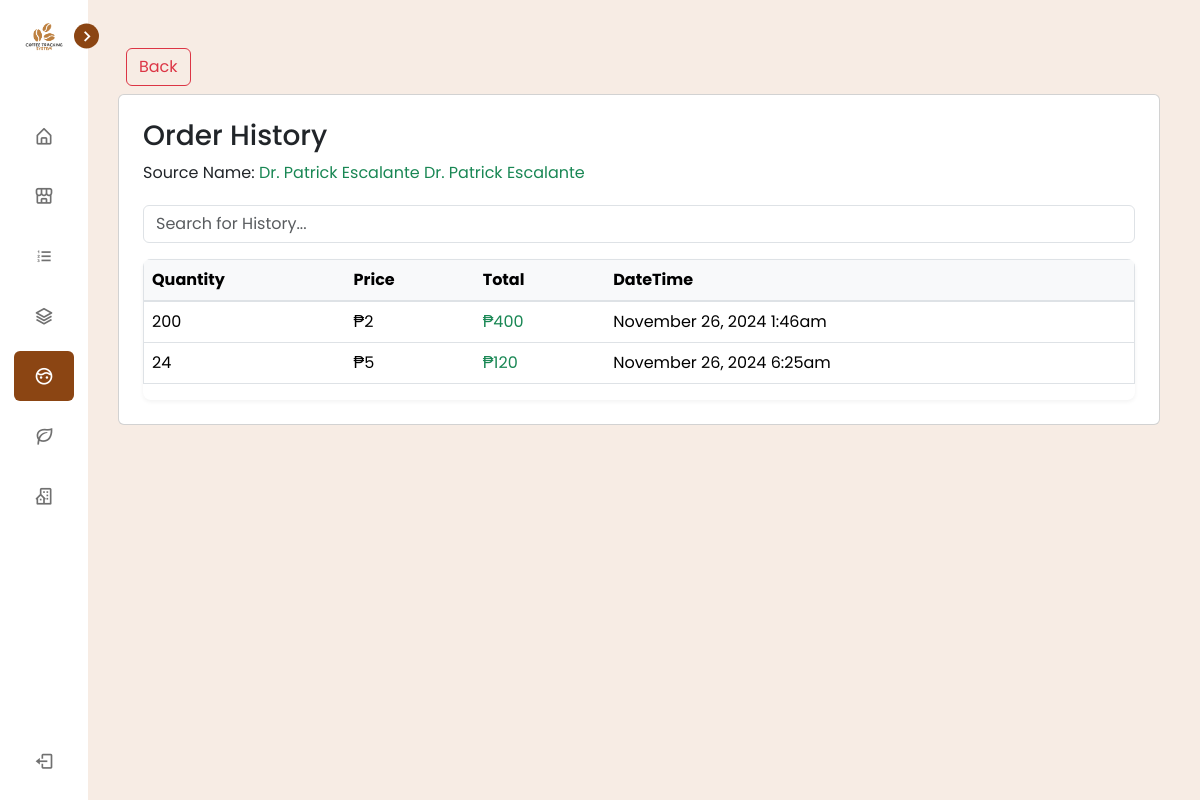
Page /view/pages/plant_source/history.php?sourceID=SRC-F623BA3069 (signed in) on the committed database.
### tables this page shows
CREATE TABLE `tbl_source_account` (
  `id` int(11) NOT NULL,
  `account_id` varchar(255) NOT NULL,
  `source_id` varchar(255) NOT NULL,
  `order_quantity` int(255) NOT NULL,
  `order_price` int(255) NOT NULL,
  `order_total` int(255) NOT NULL,
  `order_datetime` timestamp NOT NULL DEFAULT current_timestamp()
);

CREATE TABLE `tbl_source` (
  `id` int(255) NOT NULL,
  `source_id` varchar(255) DEFAULT NULL,
  `source_fullname` varchar(255) DEFAULT NULL,
  `source_variety` varchar(255) NOT NULL,
  `source_quantity` int(255) NOT NULL,
  `source_contact_number` varchar(255) DEFAULT NULL,
  `source_email` varchar(255) NOT NULL,
  `source_address` varchar(255) DEFAULT NULL,
  `created_date` timestamp(6) NOT NULL DEFAULT current_timestamp(6) ON UPDATE current_timestamp(6)
);

### connection/connection.php (called while the page is built, shortened)
<?php
class config {
    public function __construct(){
        $dsn = "mysql:host=".H.";dbname=".DB;
        $username = U;
        $password = P;
        try {
            $this->pdo = new PDO($dsn, $username, $password);
        } catch (PDOException $e) {
            die("Connection failed: " . $e->getMessage());
        }
    }
}
?>

### controller/PlantSourceController.php (called while the page is built, shortened)
<?php
require_once('../../../services/PlantSourceService.php');
$sourceService = new SourceService();
?>

### services/PlantSourceService.php (called while the page is built, shortened)
<?php
require_once("../../../connection/connection.php");
class SourceService extends config {
    public function getSourceHistory($source_id) {
        try {
            $query = "SELECT
                            sa.source_id,
                            sa.order_quantity,
                            sa.order_price,
                            sa.order_total,
                            sa.order_datetime,
                            s.id,
                            s.source_fullname,
                            s.source_variety,
                            s.source_quantity,
                            s.source_contact_number,
                            s.source_email,
                            s.source_address,
                            s.created_date
                        FROM
                            tbl_source_account sa
                        INNER JOIN
                            tbl_source s
                        ON
                            sa.source_id = s.source_id
                        WHERE
                            sa.source_id = :source_id";
            $stmt = $this->pdo->prepare($query);
            $stmt->bindParam(':source_id', $source_id, PDO::PARAM_STR);
            $stmt->execute();
            $result = $stmt->fetchAll(PDO::FETCH_ASSOC);
            return $result ? $result : [];
        } catch (PDOException $e) {
            error_log("Error fetching source history: " . $e->getMessage());
            return false;
        }
    }
}
?>

### view/pages/plant_source/history.php (the view, shortened to what this page needs)
<?php
  include_once('../../components/header.php');
  include_once('../../../controller/PlantSourceController.php');
if (isset($_GET['sourceID'])) {
    $source_id = $_GET['sourceID'];
    $sourceOrderHistorys = $sourceService->getSourceHistory($source_id);
} else {
    echo "<div class='alert alert-danger'>No ID provided!</div>";
    exit();
}
?>
<div class="p-3">
<a class="btn btn-outline-danger m-2" href="index.php" width="200"> Back </a>
    <div class="card p-4">
    <h3>Order History</h3>
    <div class="mb-1">
        <p>Source Name:
            <span class="text-success">
                <?php if (!empty($sourceOrderHistorys)): ?>
                            <?php foreach ($sourceOrderHistorys as $sourceOrderHistory): ?>
                                <?php echo htmlspecialchars($sourceOrderHistory['source_fullname']); ?>
                            <?php endforeach; ?>
                        <?php else: ?>
                    <tr>
                        <td colspan="5" class="text-center">No Transaction</td>
                    </tr>
                <?php endif; ?>
            </span>
        </p>
    </div>
    <div class="mb-3">
        <input type="text" id="searchInput" class="form-control" placeholder="Search for History...">
    </div>
    <div class="table-responsive">
        <table border="1" class="table" id="nurseryOwnersTable">
            <thead>
                <tr>
                    <th>Quantity</th>
                    <th>Price</th>
                    <th>Total</th>
                    <th>DateTime</th>
                </tr>
            </thead>
            <tbody>
                <?php if (!empty($sourceOrderHistorys)): ?>
                    <?php foreach ($sourceOrderHistorys as $sourceOrderHistory): ?>
                        <tr>
                            <td><?php echo htmlspecialchars($sourceOrderHistory['order_quantity']); ?></td>
                            <td>₱<?php echo htmlspecialchars($sourceOrderHistory['order_price']); ?></td>
                            <td class="text-success">₱<?php echo htmlspecialchars($sourceOrderHistory['order_total']); ?></td>
                            <td>
                                    <?php
                                    $datetime = new DateTime($sourceOrderHistory['order_datetime']);
                                    echo htmlspecialchars($datetime->format('F j, Y g:ia'));
                                    ?>
                            </td>
                        </tr>
                    <?php endforeach; ?>
                <?php else: ?>
                    <tr>
                        <td colspan="5" class="text-center">No records found.</td>
                    </tr>
                <?php endif; ?>
            </tbody>
        </table>
        </div>
    </div>
    </div>
<?php include_once('../../components/footer.php'); ?>

### view/css/style.css (style rules this page uses)
body { padding: 5px; background-color: #f5f5f5; font-family: Arial, sans-serif; }

### view/css/sidebar.css (style rules this page uses)
* { margin: 0; padding: 0; box-sizing: border-box; font-family: 'Poppins', sans-serif; }
:root { --body-color: #f7ece4; --sidebar-color: #FFF; --primary-color: #8B4513; --primary-color-light: #fffbf5; --toggle-color: #DDD; --text-color: #707070; --tran-03: all 0.2s ease; --tran-03: all 0.3s ease; --tran-04: all 0.3s ease; --tran-05: all 0.3s ease; }
body { min-height: 100vh; background-color: var(--body-color); transition: var(--tran-05); }

### view/components/header.php (style rules this page uses)
.table-responsive { border-radius: 8px; box-shadow: 0 2px 4px rgba(0,0,0,0.05); }
.table th { background-color: #f8f9fa; border-bottom: 2px solid #dee2e6; }

### rows in the picture
tbl_source_account: tbl_source.source_fullname "Dr. Patrick Escalante", order_quantity "200", order_price "2", order_total "400", order_datetime "November 26, 2024 1:46am"
tbl_source_account: tbl_source.source_fullname "Dr. Patrick Escalante", order_quantity "24", order_price "5", order_total "120", order_datetime "November 26, 2024 6:25am"
